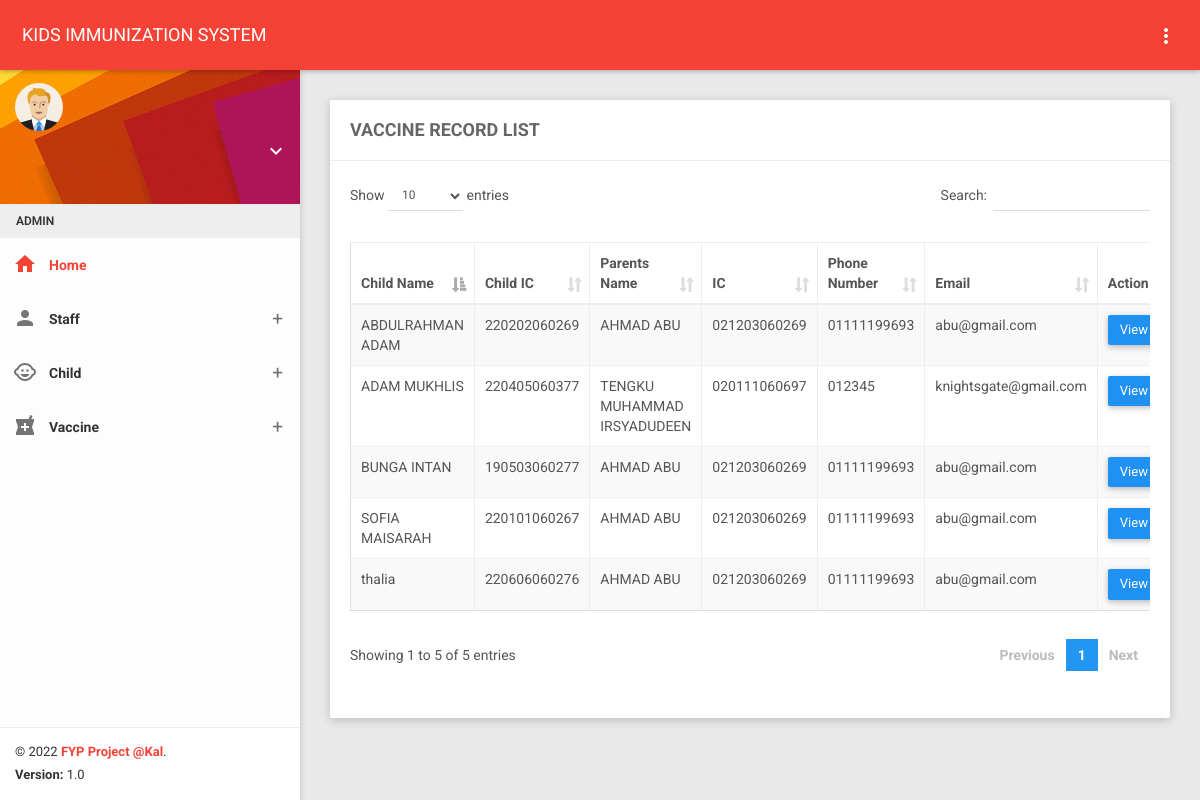
The page /home_admin.php?action=vaccine_list on the database its author committed.
### tables this page shows
CREATE TABLE `child` (
  `childIC` varchar(12) NOT NULL,
  `childName` varchar(255) NOT NULL,
  `childBirthDate` date NOT NULL,
  `childGender` varchar(20) NOT NULL,
  `parentsIC` varchar(12) DEFAULT NULL
);

CREATE TABLE `parents` (
  `parentsIC` varchar(12) NOT NULL,
  `parentsName` varchar(255) NOT NULL,
  `parentsGender` varchar(6) NOT NULL,
  `parentsPhoneNum` varchar(12) NOT NULL,
  `parentsEmail` varchar(255) NOT NULL,
  `parentsPassword` varchar(20) NOT NULL,
  `parentsAddress` varchar(255) NOT NULL
);

### vaccine_record_list.php (the view, shortened to what this page needs)
<?php
include('connection.php');
$child_query = "SELECT * FROM child, parents WHERE child.parentsIC = parents.parentsIC ORDER BY child.childIC DESC";
$child_result = mysqli_query($con,$child_query);
?>
<div class="row clearfix">
                <div class="col-lg-12 col-md-12 col-sm-12 col-xs-12">
                    <div class="card">
                        <div class="header">
                            <h2>
                               <strong>VACCINE RECORD LIST</strong>
                            </h2>
                        </div>
                        <div class="body">
                            <div class="table-responsive">
                                <table class="table table-bordered table-striped table-hover js-basic-example dataTable">
                                    <thead>
                                        <tr>
                                            <th>Child Name</th>
                                            <th>Child IC</th>
                                            <th>Parents Name</th>
                                            <th>IC</th>
                                            <th>Phone Number</th>
                                            <th>Email</th>
                                            <th>Action</th>
                                        </tr>
                                    </thead>
                                    <tbody>
                                    <?php
                                    while($child_row = mysqli_fetch_array($child_result)){
                                        $name = $child_row['childName'];
                                        $ic = $child_row['childIC'];
                                        $parentsname = $child_row['parentsName'];
                                        $parentsic = $child_row['parentsIC'];
                                        $parentsphone = $child_row['parentsPhoneNum'];
                                        $parentsemail = $child_row['parentsEmail'];
                                        ?>
                                        <tr>
                                            <td><?php echo $name ?></td>
                                            <td><?php echo $ic ?></td>
                                            <td><?php echo $parentsname ?></td>
                                            <td><?php echo $parentsic ?></td>
                                            <td><?php echo $parentsphone ?></td>
                                            <td><?php echo $parentsemail ?></td>
                                            <td><a href="?action=vaccine_record_detail&ic=<?php echo $ic ?>&name=<?php echo $name ?>" style='text-decoration: none;'><button type='button' class='btn btn-block btn-primary'>View Detail</button></a></td>
                                        </tr>
                                    <?php
                                    }
                                    ?>
                                    </tbody>
                                </table>
                            </div>
                        </div>
                    </div>
                </div>
            </div>

### rows shown on the page
child: childName "thalia", childIC "220606060276", parentsIC.parentsName "AHMAD ABU", parentsIC.parentsIC "021203060269", parentsIC.parentsPhoneNum "01111199693", parentsIC.parentsEmail "abu@gmail.com"
child: childName "ADAM MUKHLIS", childIC "220405060377", parentsIC.parentsName "TENGKU MUHAMMAD IRSYADUDEEN", parentsIC.parentsIC "020111060697", parentsIC.parentsPhoneNum "012345", parentsIC.parentsEmail "knightsgate@gmail.com"
child: childName "ABDULRAHMAN ADAM", childIC "220202060269", parentsIC.parentsName "AHMAD ABU", parentsIC.parentsIC "021203060269", parentsIC.parentsPhoneNum "01111199693", parentsIC.parentsEmail "abu@gmail.com"
child: childName "SOFIA MAISARAH", childIC "220101060267", parentsIC.parentsName "AHMAD ABU", parentsIC.parentsIC "021203060269", parentsIC.parentsPhoneNum "01111199693", parentsIC.parentsEmail "abu@gmail.com"
child: childName "BUNGA INTAN", childIC "190503060277", parentsIC.parentsName "AHMAD ABU", parentsIC.parentsIC "021203060269", parentsIC.parentsPhoneNum "01111199693", parentsIC.parentsEmail "abu@gmail.com"
